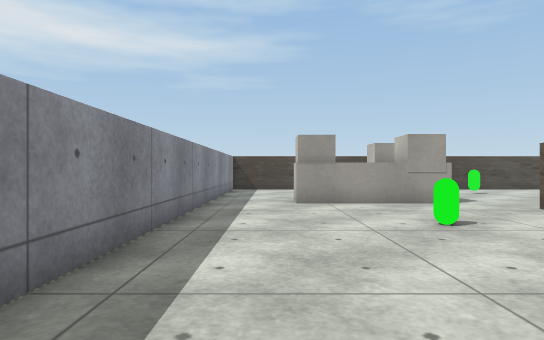
View 1 (above)

21 first-person views from a walk through a 3-D level made in the Unity game engine. The camera is 0.47 m above the floor, looks level and sees 75° across. The floor is counted in squares, 0.5 m on a side. Each view is taken from the middle of a square. On the plan, view 1 faces up. The plan holds only what a view shows up to about 12 squares ahead; the rest is blank. The player character is not drawn. Some surface patterns are stand-ins.

View 2
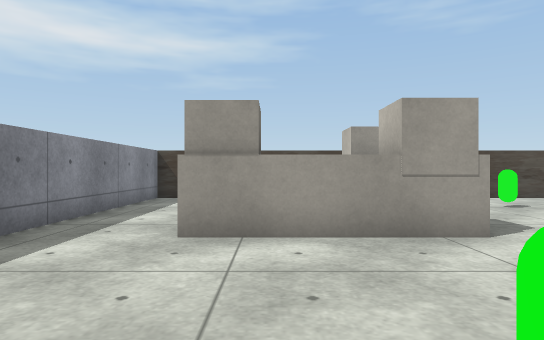

View 3
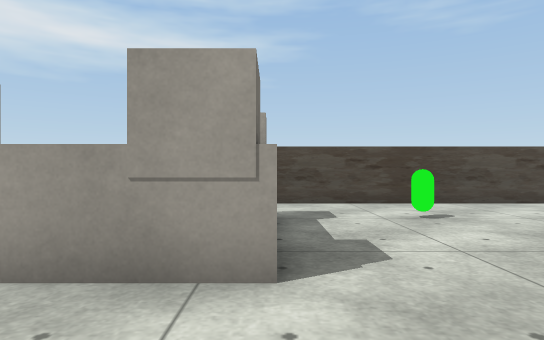

View 4
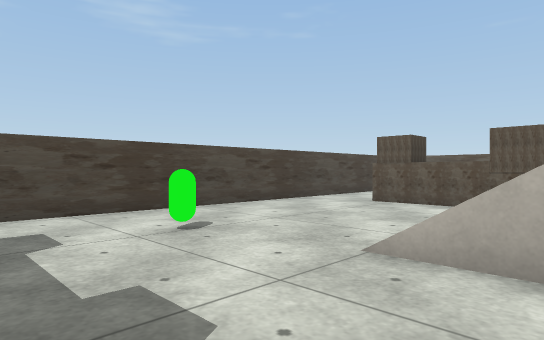

View 5
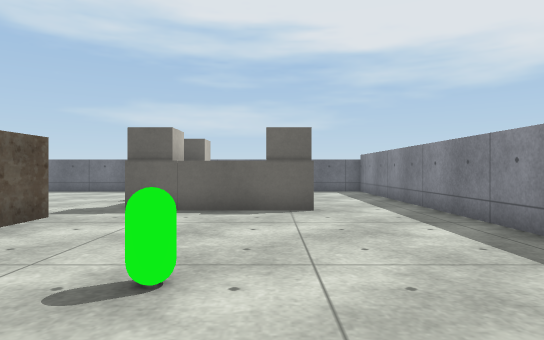

View 6
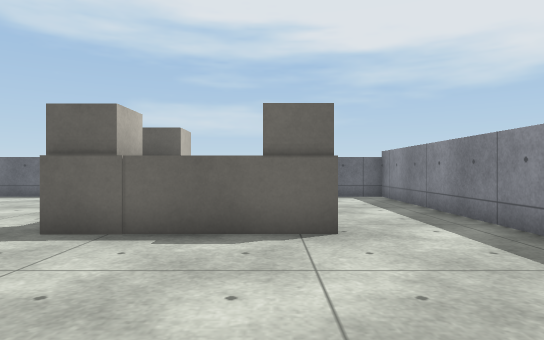

View 7
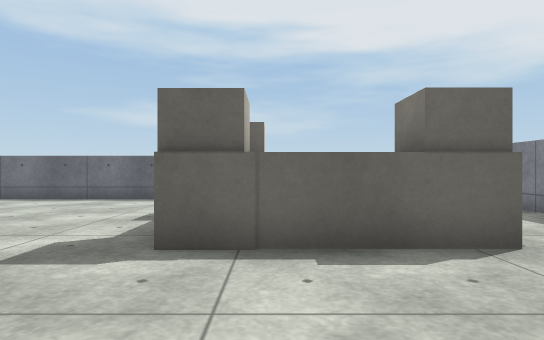

View 8
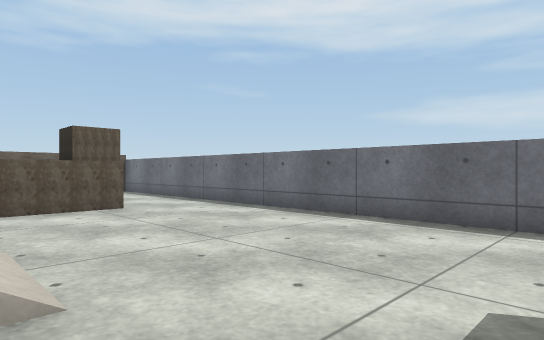

View 9
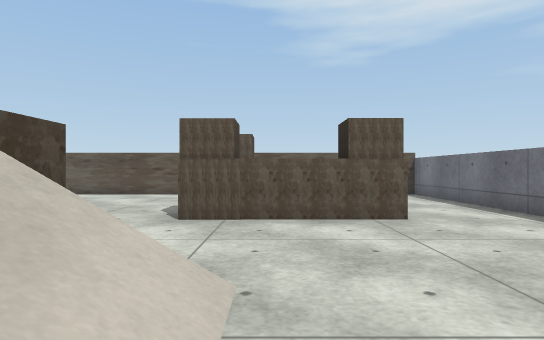

View 10
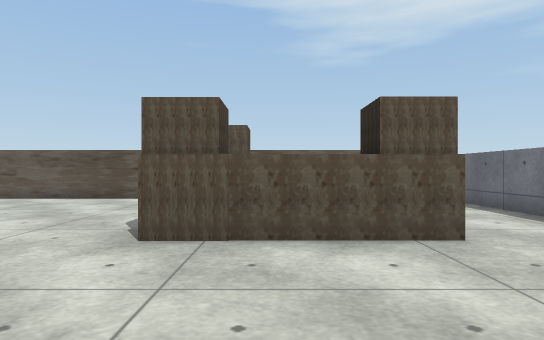

View 11
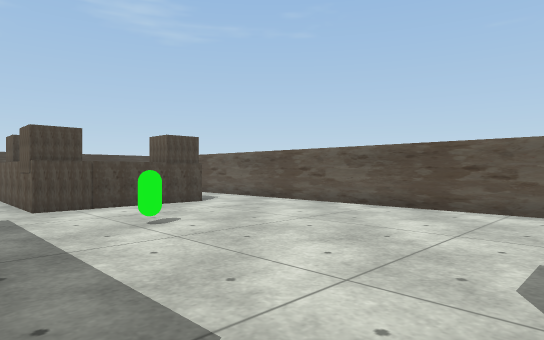

View 12
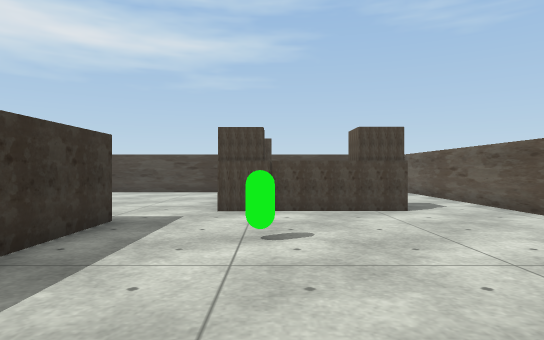

View 13
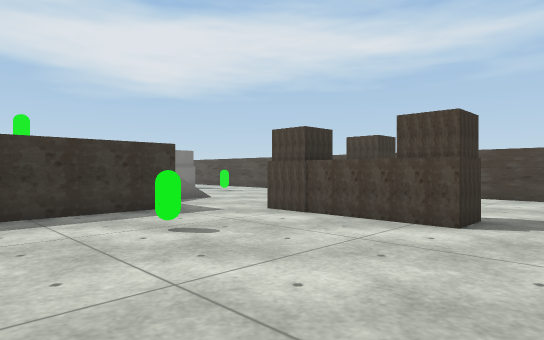

View 14
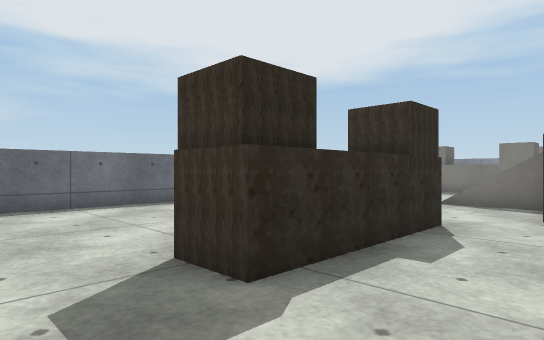

View 15
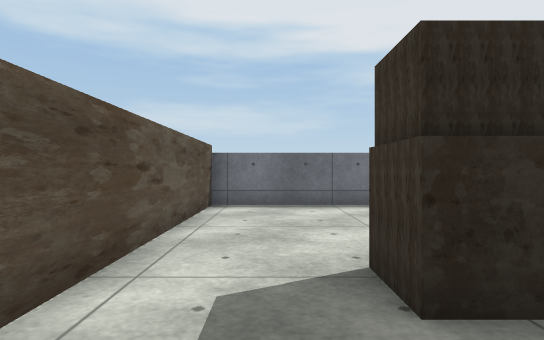

View 16
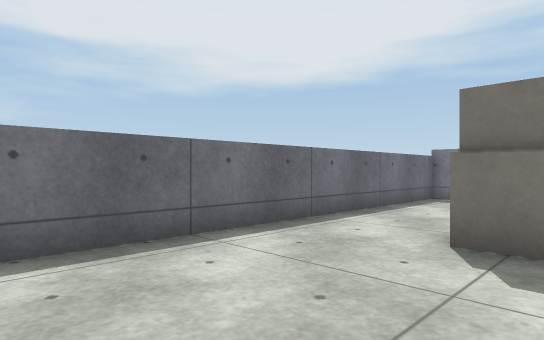

View 17
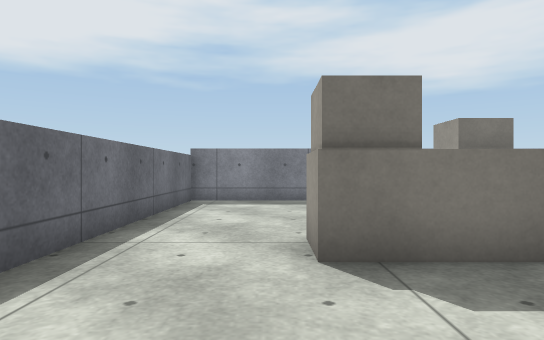

View 18
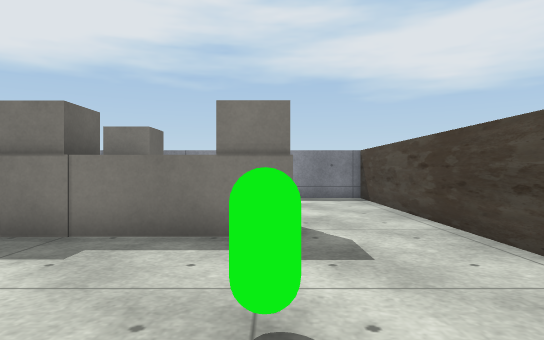

View 19
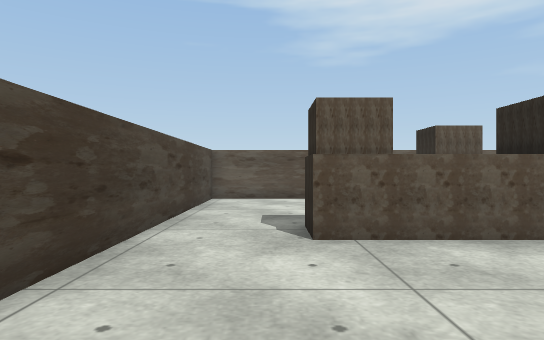

View 20
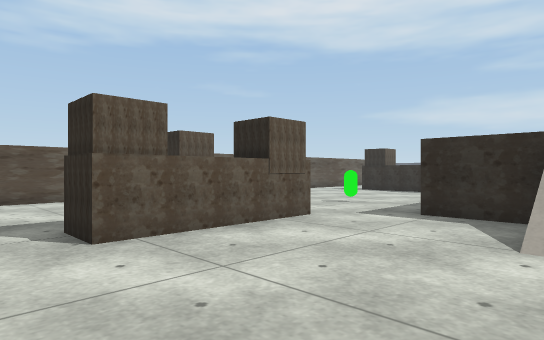

View 21
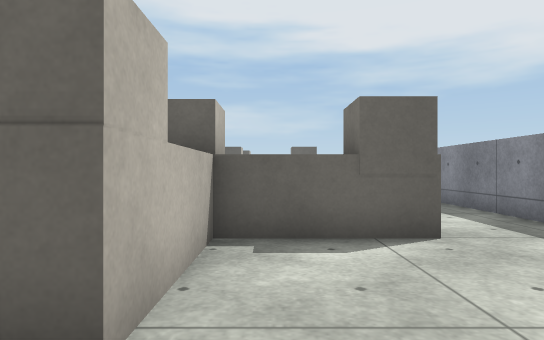

### Floor plan
Key: @ floor where view 1 was taken; # wall or solid block; . main floor; : floor 0.8 m higher than the main floor; / step, stairs or slope; O other object.
Columns run from 2 left of view 1 to 22 right of it. Each row starts with its distance up from view 1.
 17 #########################
 16 #.......................#
 15 #.......................#
 14 #.....OO..O......OO.....#
 13 #.....OO.........OO  ...#
 12 #.....OO.........O   ...#
 11 #..OOOOO...///...OO OO..#
 10 #..OOOOO.../ /...OOOOO..#
  9 #........../ /..........#
  8 #........      :........#
  7 #.......       :..O.....#
  6 #....O..       :........#
  5 #.......       :........#
  4 #........      :........#
  3 #........      :........#
  2 #........:   /::........#
  1 #..OOOOO..   /...OOOOO..#
  0 #.@OO O .../ /...OO OO..#
 -1 #...   O.........O   ...#
 -2 #...  OO.........OO ....#
 -3 #.....OO.........O  ....#
 -4 #.......................#
 -5 #.......................#
 -6 #.......................#
 -7 #########################

Where each view was taken, in squares from view 1:
view 1: 0 up, 0 right, facing up
view 2: 5 up, 2 right, facing up
view 3: 7 up, 5 right, facing up
view 4: 9 up, 5 right, facing up-right
view 5: 9 up, 2 right, facing down
view 6: 6 up, 2 right, facing down
view 7: 5 up, 4 right, facing down
view 8: 0 up, 6 right, facing down-right
view 9: 1 down, 8 right, facing right
view 10: 1 down, 10 right, facing right
view 11: 1 up, 13 right, facing up-right
view 12: 2 up, 16 right, facing up
view 13: 4 up, 21 right, facing up-left
view 14: 3 up, 21 right, facing down-left
view 15: 3 up, 20 right, facing down
view 16: 2 down, 10 right, facing down-left
view 17: 4 down, 9 right, facing left
view 18: 14 up, 10 right, facing left
view 19: 15 up, 10 right, facing right
view 20: 16 up, 10 right, facing down-right
view 21: 16 up, 3 right, facing down
